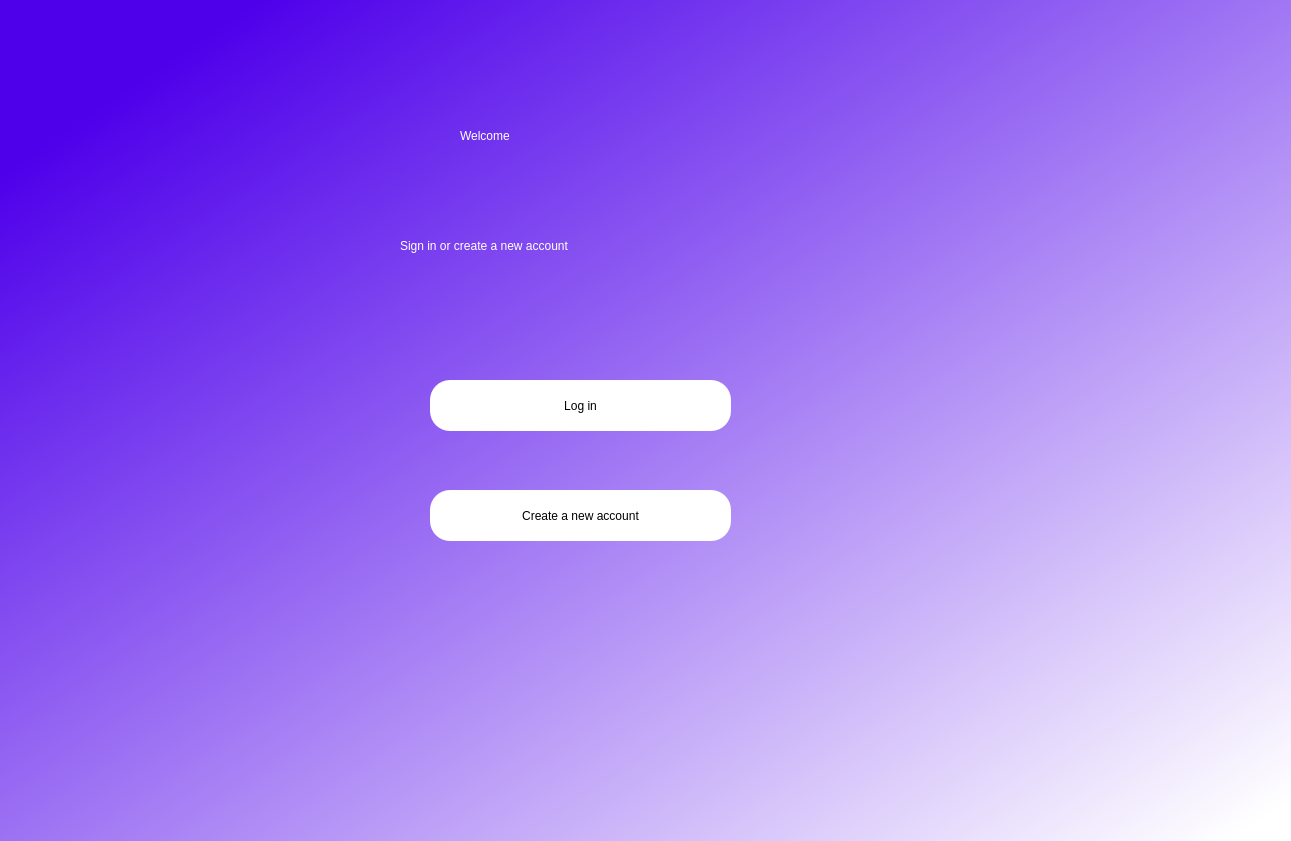
<?xml version="1.0" encoding="UTF-8"?>
<ui version="4.0">
 <class>Dialog</class>
 <widget class="QDialog" name="Dialog">
  <property name="geometry">
   <rect>
    <x>0</x>
    <y>0</y>
    <width>1291</width>
    <height>841</height>
   </rect>
  </property>
  <property name="windowTitle">
   <string>Dialog</string>
  </property>
  <widget class="QWidget" name="bgwidget" native="true">
   <property name="geometry">
    <rect>
     <x>0</x>
     <y>0</y>
     <width>1301</width>
     <height>841</height>
    </rect>
   </property>
   <property name="styleSheet">
    <string notr="true">QWidget#bgwidget{
background-color:qlineargradient(spread:pad, x1:0.084, y1:0.119318, x2:0.975, y2:0.971, stop:0 rgba(78, 0, 234, 255), stop:1 rgba(255, 255, 255, 255));}</string>
   </property>
   <widget class="QLabel" name="label">
    <property name="geometry">
     <rect>
      <x>460</x>
      <y>100</y>
      <width>271</width>
      <height>71</height>
     </rect>
    </property>
    <property name="styleSheet">
     <string notr="true">font: 36pt &quot;MS Shell Dlg 2&quot;; color:rgb(255, 255, 255)</string>
    </property>
    <property name="text">
     <string>Welcome</string>
    </property>
   </widget>
   <widget class="QLabel" name="label_2">
    <property name="geometry">
     <rect>
      <x>400</x>
      <y>220</y>
      <width>391</width>
      <height>51</height>
     </rect>
    </property>
    <property name="styleSheet">
     <string notr="true">font: 16pt &quot;MS Shell Dlg 2&quot;;color:rgb(255, 255, 255)</string>
    </property>
    <property name="text">
     <string>Sign in or create a new account</string>
    </property>
   </widget>
   <widget class="QPushButton" name="login">
    <property name="geometry">
     <rect>
      <x>430</x>
      <y>380</y>
      <width>301</width>
      <height>51</height>
     </rect>
    </property>
    <property name="styleSheet">
     <string notr="true">border-radius: 20px;

font: 14pt &quot;MS Shell Dlg 2&quot;;
color: rgb(0, 0, 0);
background-color: rgb(255, 255, 255);</string>
    </property>
    <property name="text">
     <string>Log in</string>
    </property>
   </widget>
   <widget class="QPushButton" name="create">
    <property name="geometry">
     <rect>
      <x>430</x>
      <y>490</y>
      <width>301</width>
      <height>51</height>
     </rect>
    </property>
    <property name="styleSheet">
     <string notr="true">border-radius: 20px;

font: 14pt &quot;MS Shell Dlg 2&quot;;
color: rgb(0, 0, 0);
background-color: rgb(255, 255, 255);</string>
    </property>
    <property name="text">
     <string>Create a new account</string>
    </property>
   </widget>
  </widget>
 </widget>
 <resources/>
 <connections/>
</ui>
